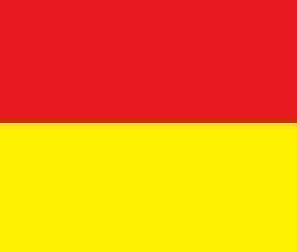
#> input picture 07_computer_vision/بینایی کامپیوتر (1)/HomeWork/HW4/Question/Q3/Color-image.jpg, 99 x 84 px, found by its file name (shown 3 times larger)
$ jupyter execute --allow-errors Q3.ipynb
#> lines starting #> are read from the running program, lines starting #| are printed output that depends on the picture
##Read Images

[cell 1]
import cv2
import numpy as np
import matplotlib.pyplot as plt

#read image
template = cv2.imread('/content/Color-image.jpg')
#> template is the input picture: shape (84, 99, 3); mean B, G, R 16, 135.5, 242.2
main = cv2.imread('/content/Player-image.jpg')
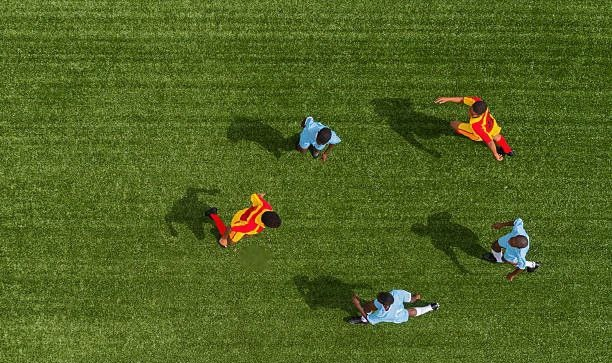
#> input picture 07_computer_vision/بینایی کامپیوتر (1)/HomeWork/HW4/Question/Q3/Player-image.jpg, 612 x 363 px, found by its file name
#> main is the input picture: shape (363, 612, 3); mean B, G, R 34.5, 99.2, 80.5

main = cv2.cvtColor(main, cv2.COLOR_RGB2BGR)
template = cv2.cvtColor(template, cv2.COLOR_RGB2BGR)

plt.imshow(main)
plt.figure()
plt.imshow(template)

##Edge Detection (Complete This section)

[cell 2]
#write edge detection here
gray = cv2.cvtColor(main, cv2.COLOR_BGR2GRAY)
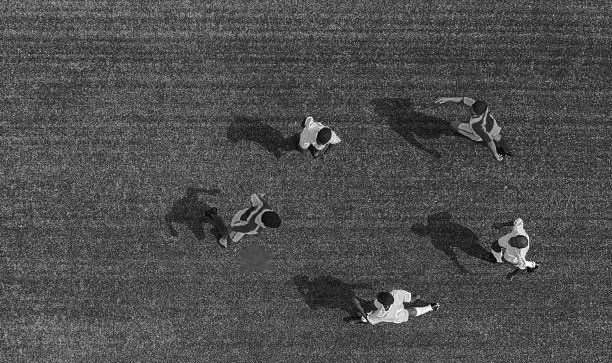
#> gray: shape (363, 612); min 1, max 255, mean 77.7
#...
#...
#> (the rest of this cell did not finish here and is left out)
